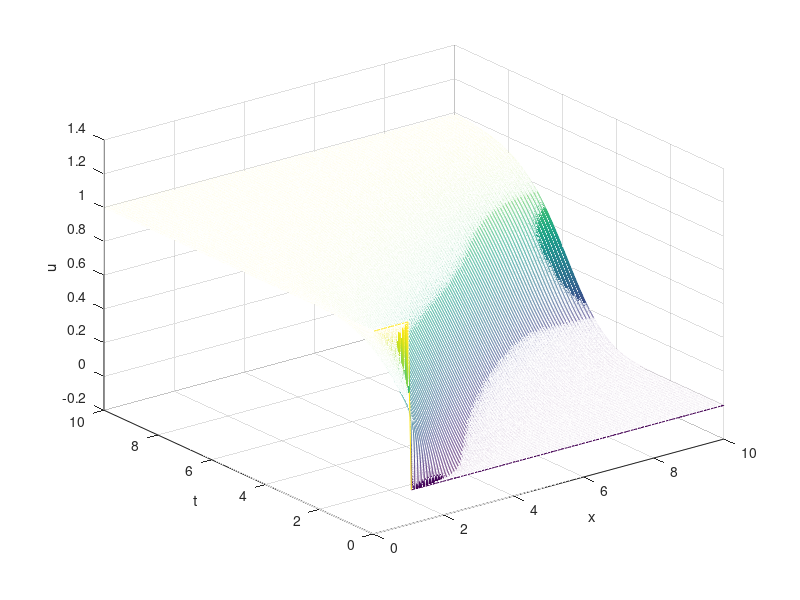

This figure's MATLAB source:
% Set the domain of the PDE
xs = 0;
xe = 10;

% Number of internal points
N = 100;

% List of x values including end points
x = linspace(xs, xe, N + 2);
% Grid size
h = (xe - xs)/(N + 1);

% Set the initial condition and use this to define the boundary conditions
% Try all these initial conditions to see the kinds of behaviour we can expect
u0 = ones(size(x)) - (x > 1);
%u0 = ones(size(x)) + sin(x);
%u0 = -2*ones(size(x));

% The dirichlet boundary condition
us = 1;

% Extract the internal points
xIn = x(2:N + 2);
u0In = u0(2:N + 2);

% range of time values to solve for
tspan = [0 10];

% Create the RHS of the discretised system
e = ones(N + 1, 1);
A = spdiags([e/(h^2), -2*e/(h^2), e/(h^2)], -1:1, N+1, N+1);
A(N+1, N) = 2*A(N+1, N);

b = zeros(N+1, 1);
b(1) = us/(h^2);
RHS = @(u)A*u + u.*(1 - u) + b;

% Solve the discretised PDE using ODE45
options = odeset('RelTol', 1e-5);
[t, u] = ode45(@(t, u)RHS(u), tspan, u0In, options);

% Reformat results and plot
[X, T] = meshgrid(x, t);
u = [us*ones(size(t)) u];
figure(1)
mesh(X, T, u)
xlabel('x')
ylabel('t')
zlabel('u')